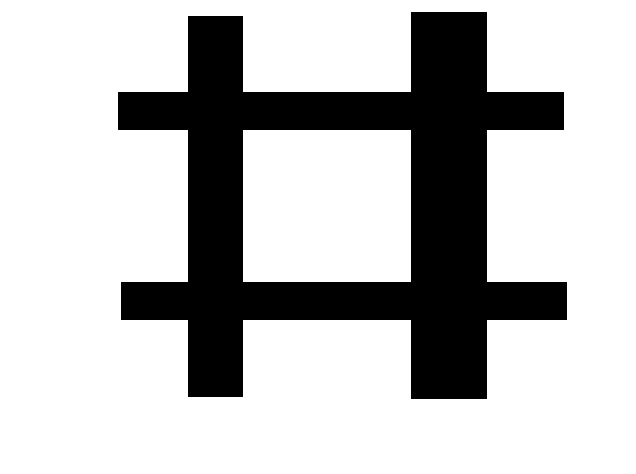
#> input picture 11_gradient/images/sobel4.bmp, 636 x 474 px
$ python 2_sobel2.py   (older library calls are emulated)
#> lines starting #> are read from the running program, lines starting #| are printed output that depends on the picture; after the words box and inside, x2 and y2 are one past the last pixel; in counts of white or black regions, pixels touching at a corner belong together
import cv2

img = cv2.imread('./images/sobel4.bmp', cv2.IMREAD_GRAYSCALE)
#> img: shape (474, 636); 75.4% white; 1 black region, box (x1, y1, x2, y2) and area: (118, 12, 567, 399) 74307

sobelx = cv2.Sobel(img, cv2.CV_64F, 1, 0)
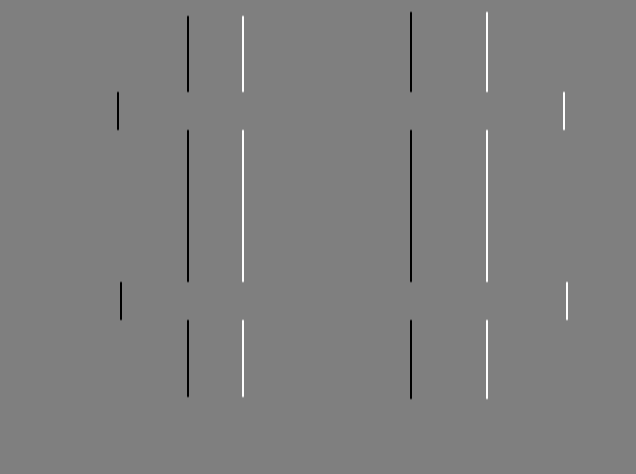
#> sobelx: shape (474, 636) float64; min -1020, max 1020, mean 0; drawn with min black and max white
sobelx = cv2.convertScaleAbs(sobelx)   # 轉回 uint8
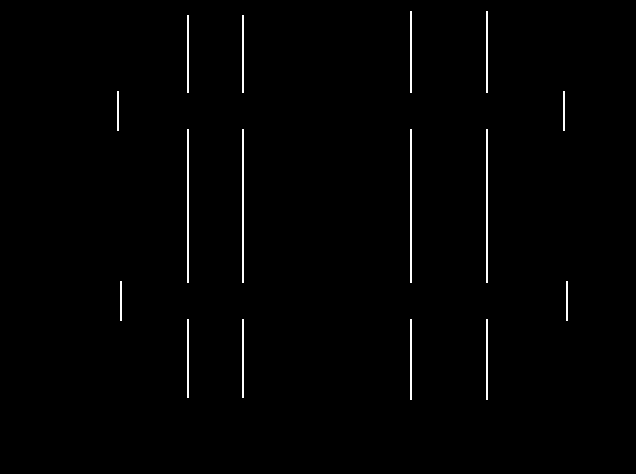
#> sobelx: shape (474, 636); 0.94% white in thin lines or dots, all inside (x1, y1, x2, y2) = (117, 11, 568, 400)

sobely = cv2.Sobel(img, cv2.CV_64F, 0, 1)
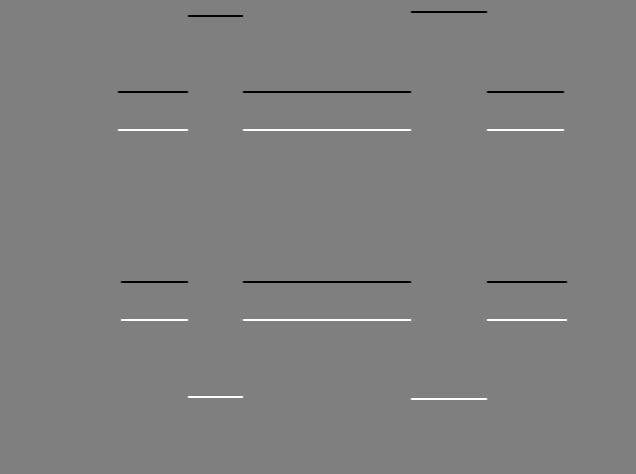
#> sobely: shape (474, 636) float64; min -1020, max 1020, mean 0; drawn with min black and max white
sobely = cv2.convertScaleAbs(sobely)   # 轉回 uint8
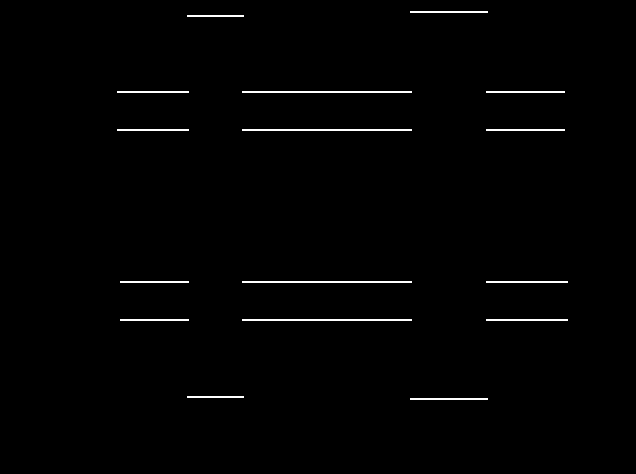
#> sobely: shape (474, 636); 1% white in thin lines or dots, all inside (x1, y1, x2, y2) = (117, 11, 568, 400)

sobelxy = cv2.addWeighted(sobelx, 0.5, sobely, 0.5, 0)
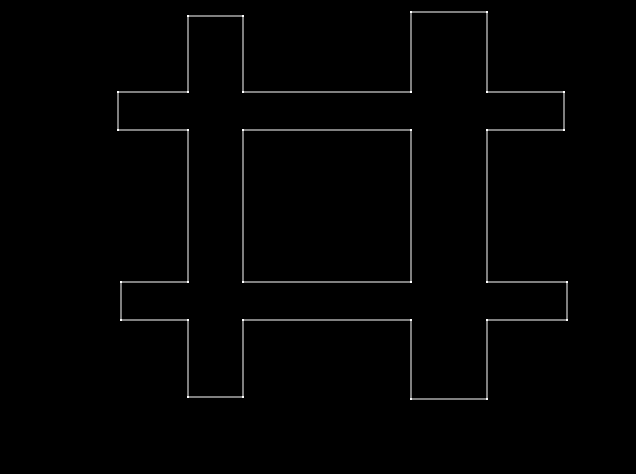
#> sobelxy: shape (474, 636); min 0, max 255, mean 2.5

sobelxy11 = cv2.Sobel(img, cv2.CV_64F, 1, 1)
sobelxy11 = cv2.convertScaleAbs(sobelxy11)
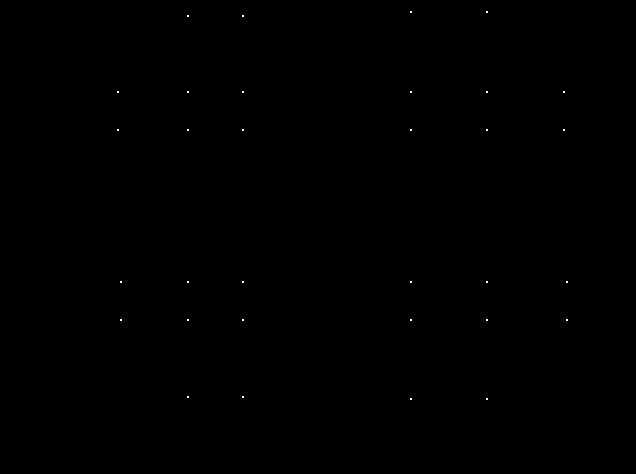
#> sobelxy11: shape (474, 636); 0.04% white in thin lines or dots, all inside (x1, y1, x2, y2) = (117, 11, 568, 400)

cv2.imshow("original", img)
cv2.imshow("x", sobelx)
cv2.imshow("y", sobely)
cv2.imshow("x+y", sobelxy)
cv2.imshow("xy11", sobelxy11)

cv2.waitKey(0)
cv2.destroyAllWindows()

$ run again, with 11_gradient/images/sobel1.bmp copied over 11_gradient/images/sobel4.bmp
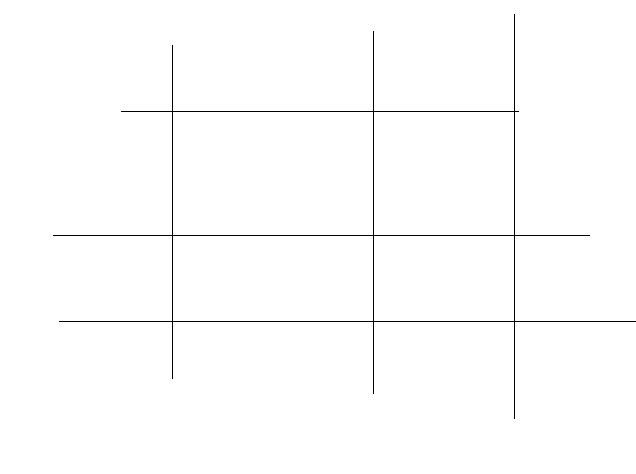
#> input picture 11_gradient/images/sobel1.bmp, 636 x 474 px
#> img: shape (474, 636); 99.1% white; black in thin lines or dots, all inside (x1, y1, x2, y2) = (53, 14, 636, 419)
#> `sobely = cv2.Sobel(img, cv2.CV_64F, 0, 1)`:
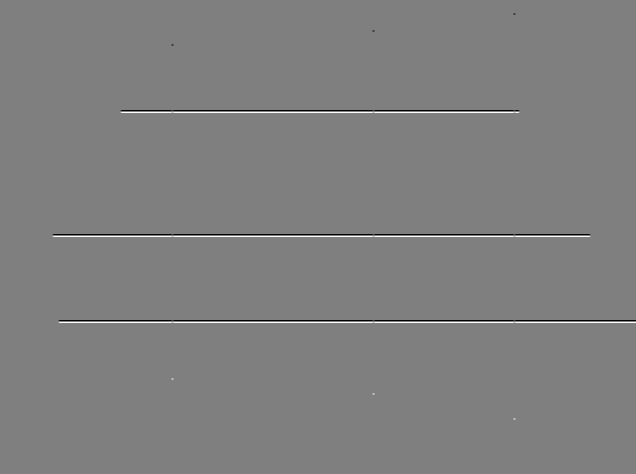
#> sobely: shape (474, 636) float64; min -1020, max 1020, mean 0; drawn with min black and max white
#> `sobelxy = cv2.addWeighted(sobelx, 0.5, sobely, 0.5, 0)`:
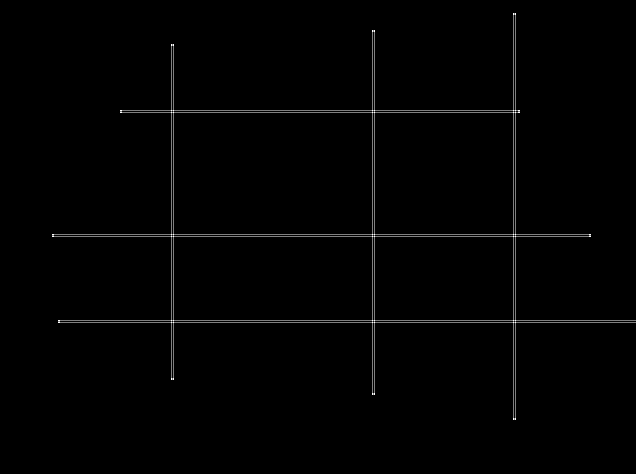
#> sobelxy: shape (474, 636); min 0, max 255, mean 2.3

$ run again, with 11_gradient/images/sobel3.bmp copied over 11_gradient/images/sobel4.bmp
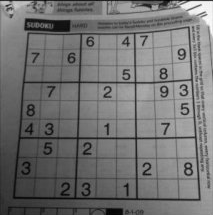
#> input picture 11_gradient/images/sobel3.bmp, 213 x 215 px
#> img is the input picture: shape (215, 213); min 0, max 255, mean 113.6
#> `sobelxy = cv2.addWeighted(sobelx, 0.5, sobely, 0.5, 0)`:
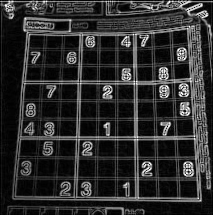
#> sobelxy: shape (215, 213); min 0, max 255, mean 45.4
#> `sobelxy11 = cv2.convertScaleAbs(sobelxy11)`:
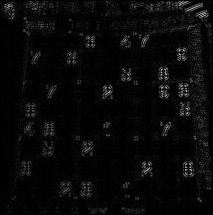
#> sobelxy11: shape (215, 213); min 0, max 185, mean 8.8
